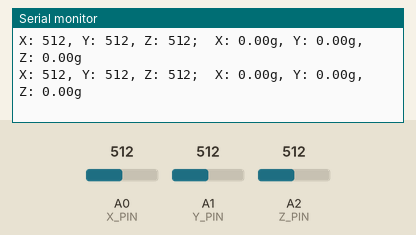
Simulated run of this sketch. Board: Arduino Uno, built with avr-gcc and run on an emulated ATmega328P. Shown: the last lines printed to the serial monitor. The test bench sets the inputs (shaded band); at power-on: A0 (X_PIN) = 512, A2 (Z_PIN) = 512, A1 (Y_PIN) = 512.

Above: at 1.2 s.
1.3 s: A0 (X_PIN) set to 496
At 1.44 s:
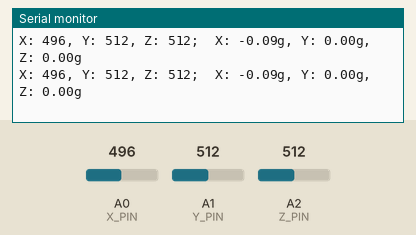
5.8 s: A2 (Z_PIN) set to 111
At 5.83 s:
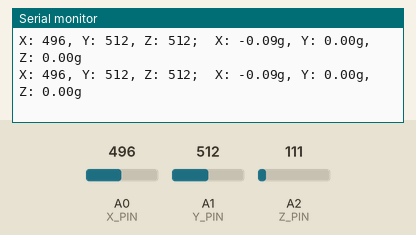
7.3 s: A2 (Z_PIN) set to 94
At 7.37 s:
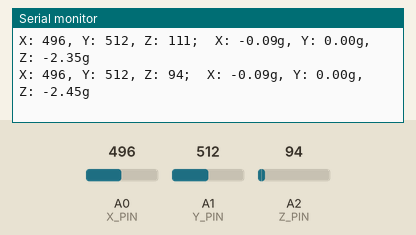
10.3 s: A1 (Y_PIN) set to 986
At 10.33 s:
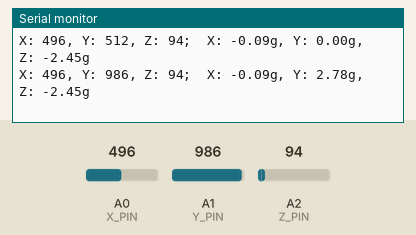
13.3 s: A1 (Y_PIN) set to 1016
At 13.3 s:
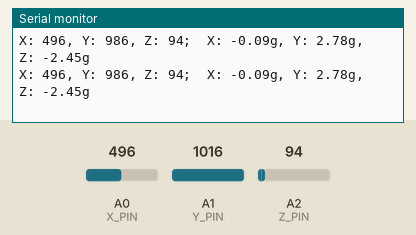
Timing chart, 0 to 15.8 s (numbered marks = the images above; inputs shaded):
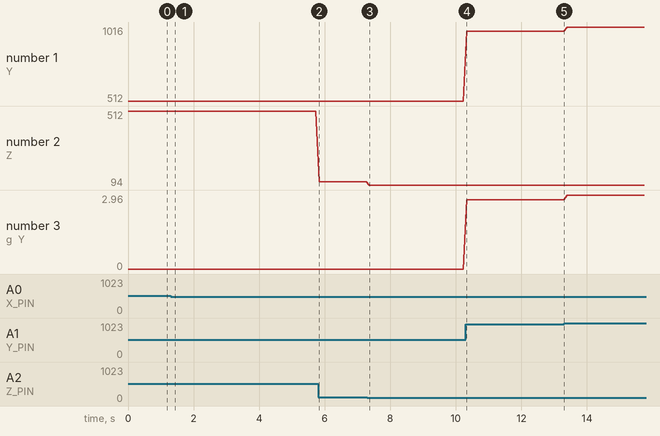

Measured:
- after the input at 1.3 s, the serial monitor: prints a new line at once (image 1)
- after the input at 7.3 s, the serial monitor: prints a new line after 0.06 s (image 3)
- after the input at 10.3 s, the serial monitor: prints a new line at once (image 4)
- plotted number 1: 512 → 986 after the input at 10.3 s, 986 → 1016 after the input at 13.3 s
- plotted number 2: 512 → 111 after the input at 5.8 s, 111 → 94 after the input at 7.3 s
- plotted number 3: 0 → 2.78 after the input at 10.3 s, 2.78 → 2.96 after the input at 13.3 s

The sketch:

sketch_sep03b.ino
```cpp
#define X_PIN A0
#define Y_PIN A1
#define Z_PIN A2

void setup(){
  Serial.begin(19200);
  // 注意，在呼叫analogRead之前必須先呼叫analogReference
  analogReference(EXTERNAL);
}
// 將類比輸入的值轉成g
float toG(float v){
  return v * 6 / 1023 - 3;
}
void loop(){
  int x  = analogRead(X_PIN);
  int y  = analogRead(Y_PIN);
  int z  = analogRead(Z_PIN);

  Serial.print("X: ");
  Serial.print(x);
  Serial.print(", Y: ");
  Serial.print(y);
  Serial.print(", Z: ");
  Serial.print(z);
  Serial.print(";  X: ");
  Serial.print(toG(x));
  Serial.print("g, Y: ");
  Serial.print(toG(y));
  Serial.print("g, Z: ");
  Serial.print(toG(z));
  Serial.println("g");
  delay(100);
}
```
